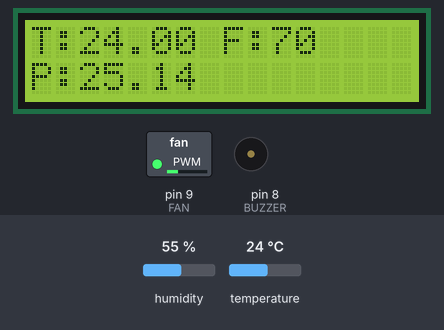
Bench run of a sketch on a simulated Arduino Uno, built with avr-gcc and run on an emulated ATmega328P. Parts: 16×2 character LCD, switched loads named in the sketch (green lamp = pin HIGH), buzzer (waves = sounding, pin HIGH). The test bench sets the inputs (shaded band); at power-on: temperature 24 °C, humidity 55 %. What the sketch prints to the serial monitor is not drawn.

Above: at 3.2 s.
3.3 s: temperature set to 41 °C
At 8.0 s:
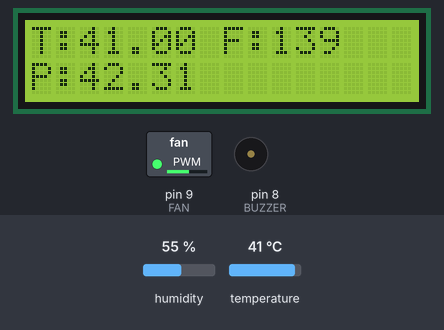
9.3 s: temperature set to 12 °C
At 14.4 s:
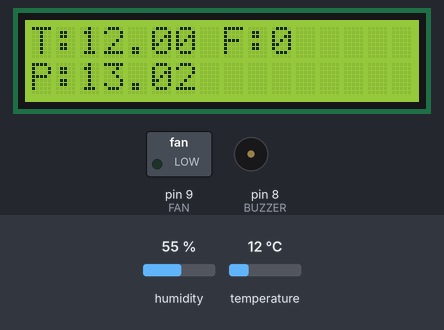
14.7 s: temperature set to 19 °C
At 16.9 s:
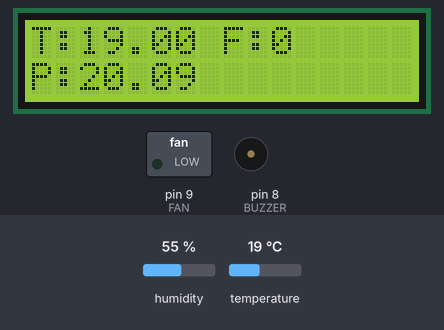
Timing chart, 0 to 18.4 s (numbered marks = the images above; inputs shaded):
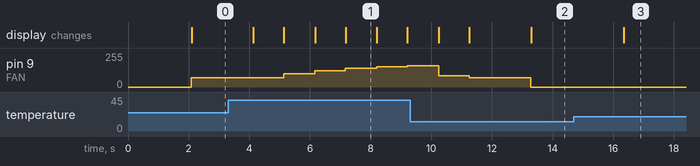

The sketch:

code.ino
```cpp
#include <DHT.h>
#include <LiquidCrystal.h>

// ===== PIN DEFINITIONS =====
#define DHTPIN 2
#define DHTTYPE DHT11
#define FAN 9
#define BUZZER 8

LiquidCrystal lcd(12, 11, 5, 4, 3, 6);
DHT dht(DHTPIN, DHTTYPE);

// ===== PID (TUNED) =====
float Kp = 6.0;
float Ki = 0.2;
float Kd = 1.5;

float prev_error = 0;
float integral = 0;

// ===== TARGET TEMP =====
float setTemp = 30.0;

// ===== ML MODEL (CALIBRATED) =====
float predictTempML(float temp){
  return (1.01 * temp) + 0.9;   // smoother prediction
}

float predictSpeedML(float temp){
  return (10.5 * temp) - 200;   // reduced aggressiveness
}

// ===== PID FUNCTION =====
float PID(float setpoint, float current){
  float error = current - setpoint;

  integral += error;
  integral = constrain(integral, -40, 40);   // anti-windup

  float derivative = error - prev_error;

  float output = (Kp * error) + (Ki * integral) + (Kd * derivative);

  prev_error = error;

  return output;
}

// ===== SMOOTHING =====
float smoothSpeed(float input){
  static float prev = 0;
  float output = (0.7 * prev) + (0.3 * input);
  prev = output;
  return output;
}

void setup(){
  pinMode(FAN, OUTPUT);
  pinMode(BUZZER, OUTPUT);

  Serial.begin(9600);
  dht.begin();

  lcd.begin(16,2);
  lcd.print("Optimized System");
  delay(2000);
  lcd.clear();
}

void loop(){

  float temp = dht.readTemperature();

  // ===== SENSOR FAULT =====
  if(isnan(temp)){
    lcd.clear();
    lcd.print("Sensor Error!");
    digitalWrite(BUZZER, HIGH);
    delay(1000);
    return;
  } else {
    digitalWrite(BUZZER, LOW);
  }

  // ===== ML TEMP PREDICTION =====
  float futureTemp = predictTempML(temp);

  // ===== ML SPEED =====
  float ml_speed = predictSpeedML(futureTemp);

  // ===== PID OUTPUT =====
  float pid_speed = PID(setTemp, futureTemp);

  // ===== BALANCED COMBINATION =====
  float combined = (0.6 * ml_speed) + (0.4 * pid_speed);

  // ===== SMOOTHING =====
  float final_speed = smoothSpeed(combined);

  final_speed = constrain(final_speed, 0, 255);

  if(final_speed > 0 && final_speed < 70) final_speed = 70;

  analogWrite(FAN, (int)final_speed);

  // ===== FAN FAULT =====
  if(final_speed > 200 && temp > setTemp + 3){
    lcd.clear();
    lcd.print("Fan Fault!");
    digitalWrite(BUZZER, HIGH);
  }

  // ===== LCD DISPLAY =====
  lcd.setCursor(0,0);
  lcd.print("T:");
  lcd.print(temp);
  lcd.print(" F:");
  lcd.print((int)final_speed);
  lcd.print("   ");

  lcd.setCursor(0,1);
  lcd.print("P:");
  lcd.print(futureTemp);
  lcd.print("   ");

  // ===== SERIAL DEBUG =====
  Serial.print("Temp:");
  Serial.print(temp);
  Serial.print(" Future:");
  Serial.print(futureTemp);
  Serial.print(" ML:");
  Serial.print(ml_speed);
  Serial.print(" PID:");
  Serial.print(pid_speed);
  Serial.print(" Final:");
  Serial.println(final_speed);

  delay(1000);
}
```

Measured:
- after the input at 3.3 s, pin 9 (FAN): moves from 70/255 to 159/255 over 4.1 s, starting after 1.8 s; the display: first changes after 0.83 s (image 1 shows a later state)
- after the input at 14.7 s, the display: changes after 1.7 s (image 3)
- what the display in image 1 shows lasts 1.0 s, from 7.2 s to 8.2 s
